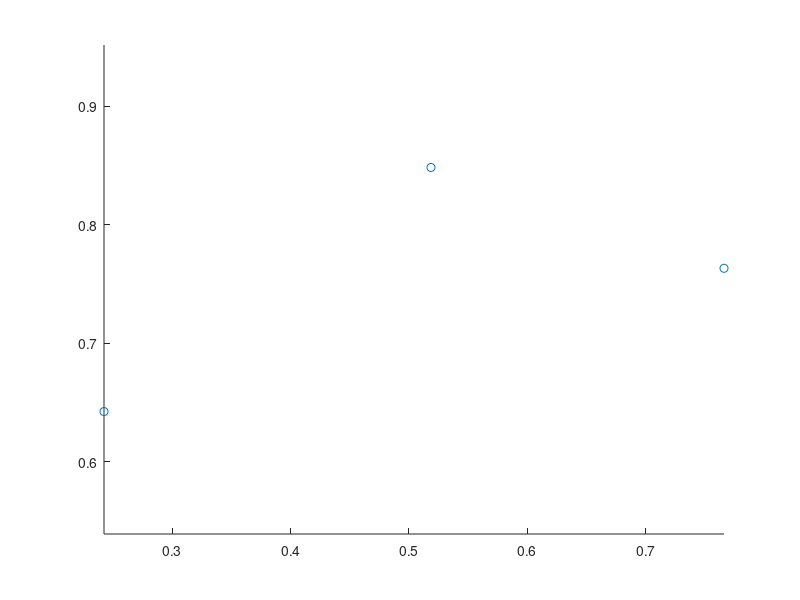

This figure's MATLAB source: (Note: this script raises an error after producing the figure.)
pts = rand(3,2);

figure;
scatter(pts(:,1),pts(:,2));
axis equal
hold on

p1 = pts(1,:);
p2 = pts(2,:);
p3 = pts(3,:);

[ center, radius ] = circle3pt( p1, p2, p3 );
viscircles(center,radius)